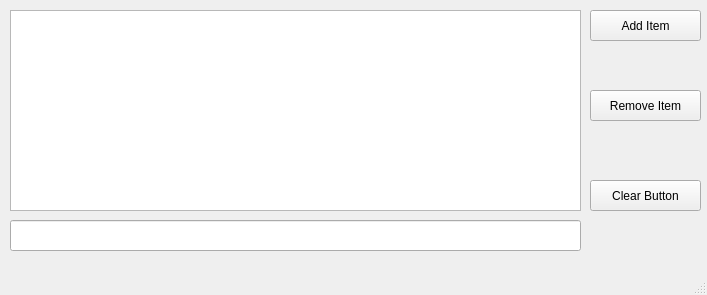
<?xml version="1.0" encoding="UTF-8"?>
<ui version="4.0">
 <class>MainWindow</class>
 <widget class="QMainWindow" name="MainWindow">
  <property name="geometry">
   <rect>
    <x>0</x>
    <y>0</y>
    <width>707</width>
    <height>295</height>
   </rect>
  </property>
  <property name="windowTitle">
   <string>To-Do List App</string>
  </property>
  <widget class="QWidget" name="centralwidget">
   <widget class="QLineEdit" name="additem_lineEdit">
    <property name="geometry">
     <rect>
      <x>10</x>
      <y>220</y>
      <width>571</width>
      <height>31</height>
     </rect>
    </property>
   </widget>
   <widget class="QListWidget" name="my_listWidget">
    <property name="geometry">
     <rect>
      <x>10</x>
      <y>10</y>
      <width>571</width>
      <height>201</height>
     </rect>
    </property>
   </widget>
   <widget class="QPushButton" name="ClearAllButton">
    <property name="geometry">
     <rect>
      <x>590</x>
      <y>180</y>
      <width>111</width>
      <height>31</height>
     </rect>
    </property>
    <property name="text">
     <string>Clear Button</string>
    </property>
   </widget>
   <widget class="QPushButton" name="RemoveItemButton">
    <property name="geometry">
     <rect>
      <x>590</x>
      <y>90</y>
      <width>111</width>
      <height>31</height>
     </rect>
    </property>
    <property name="text">
     <string>Remove Item</string>
    </property>
   </widget>
   <widget class="QPushButton" name="AddItemButton">
    <property name="geometry">
     <rect>
      <x>590</x>
      <y>10</y>
      <width>111</width>
      <height>31</height>
     </rect>
    </property>
    <property name="text">
     <string>Add Item</string>
    </property>
   </widget>
  </widget>
  <widget class="QMenuBar" name="menubar">
   <property name="geometry">
    <rect>
     <x>0</x>
     <y>0</y>
     <width>707</width>
     <height>19</height>
    </rect>
   </property>
  </widget>
  <widget class="QStatusBar" name="statusbar"/>
 </widget>
 <resources/>
 <connections/>
</ui>
